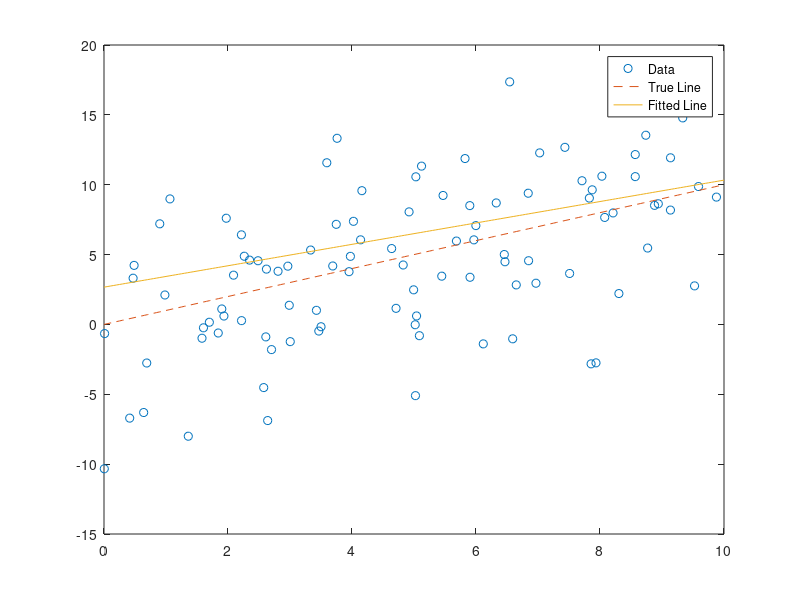

This figure's MATLAB source:
# this program illustrates sample selection bias associated with
# dropping observations for which the dep. vbl. is <0. The resulting figure is
# saved in sampsel.ps
clear all;
n = 100;
sig = 5;
x = 10*rand(n,1);
y = x+sig*randn(n,1);

z=y>0;
yin=y(z);  # this drops the rows for which y < 0
xin=x(z);

xx=[ones(size(xin)) xin];
b=inv(xx'*xx)*xx'*yin;


xx=(0:0.05:10);
yy=xx;
yhat=b(1)+b(2)*xx;

plot(x,y,'o;Data;',xx,yy,'--;True Line;',xx,yhat,'-;Fitted Line;');
print("sampsel.eps", "-depsc2");


